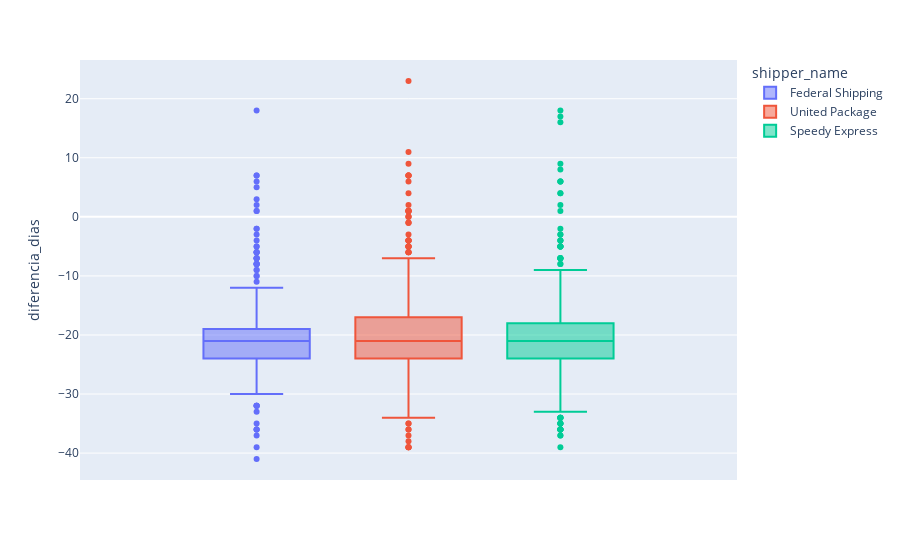

The notebook cell saved with this chart:
### Code cell
#Realizamos un diagrama de cajas para poder sacar información sobre la distribución de los días de retraso por compañía.
fig = px.box(df_pedidos_clientes_transportistas_retrasos, y = 'diferencia_dias', color = 'shipper_name')

fig.show()

### Figure 1 — Plotly figure (JSON) as saved in the notebook; plotly's stock layout.template omitted (floating-point values rounded to 4 significant figures; data arrays with more than 128 entries replaced by an {"elided": "..."} marker saying what was removed)
{"data": [{"alignmentgroup": "True", "hovertemplate": "shipper_name=Federal Shipping<br>diferencia_dias=%{y}<extra></extra>", "legendgroup": "Federal Shipping", "marker": {"color": "#636efa"}, "name": "Federal Shipping", "notched": false, "offsetgroup": "Federal Shipping", "orientation": "v", "showlegend": true, "type": "box", "x0": " ", "xaxis": "x", "y": {"elided": "255 int values"}, "y0": " ", "yaxis": "y"}, {"alignmentgroup": "True", "hovertemplate": "shipper_name=United Package<br>diferencia_dias=%{y}<extra></extra>", "legendgroup": "United Package", "marker": {"color": "#EF553B"}, "name": "United Package", "notched": false, "offsetgroup": "United Package", "orientation": "v", "showlegend": true, "type": "box", "x0": " ", "xaxis": "x", "y": {"elided": "326 int values"}, "y0": " ", "yaxis": "y"}, {"alignmentgroup": "True", "hovertemplate": "shipper_name=Speedy Express<br>diferencia_dias=%{y}<extra></extra>", "legendgroup": "Speedy Express", "marker": {"color": "#00cc96"}, "name": "Speedy Express", "notched": false, "offsetgroup": "Speedy Express", "orientation": "v", "showlegend": true, "type": "box", "x0": " ", "xaxis": "x", "y": {"elided": "249 int values"}, "y0": " ", "yaxis": "y"}], "layout": {"boxmode": "group", "legend": {"title": {"text": "shipper_name"}, "tracegroupgap": 0}, "margin": {"t": 60}, "xaxis": {"anchor": "y", "domain": [0, 1]}, "yaxis": {"anchor": "x", "domain": [0, 1], "title": {"text": "diferencia_dias"}}}}
